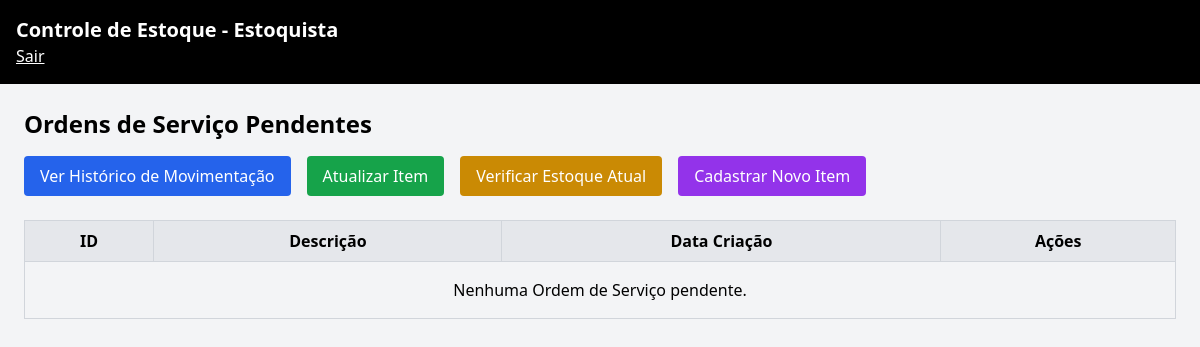
Before: /estoquista/dashboard (signed in) with the older database file.
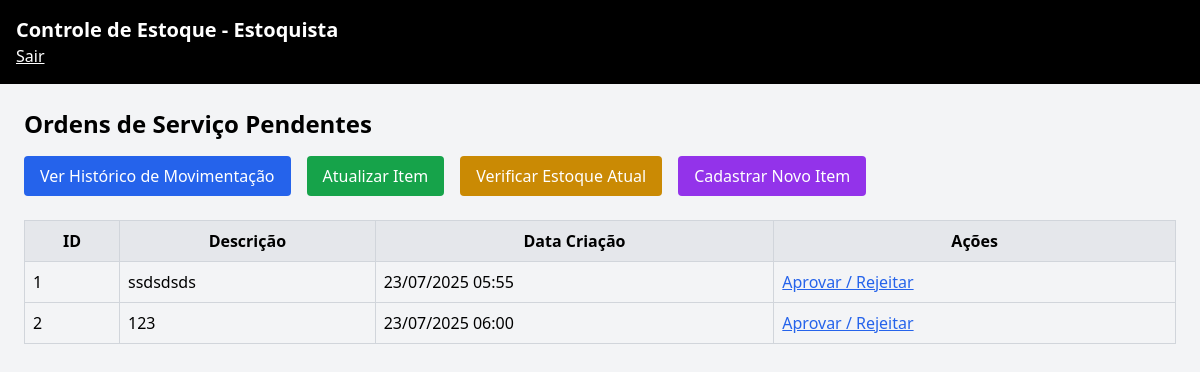
After: the same page with the newer database file.
### models/os.py (models this page shows, shortened)
class OrdemServico(db.Model):
    __tablename__ = 'ordens_servico'
    id = db.Column(db.Integer, primary_key=True)
    data_criacao = db.Column(db.DateTime, default=datetime.utcnow)
    status = db.Column(db.String(30), default='AGUARDANDO CONFIRMAÇÃO DO ESTOQUE')
    descricao = db.Column(db.Text, nullable=False)
    local_servico = db.Column(db.String(150), nullable=False)
    central_cliente = db.Column(db.String(150), nullable=False)
    nome_cliente = db.Column(db.String(150), nullable=False)
    operador_id = db.Column(db.Integer, db.ForeignKey('usuarios.id'), nullable=False)
    tecnico_id = db.Column(db.Integer, db.ForeignKey('usuarios.id'), nullable=True)
    estoquista_id = db.Column(db.Integer, db.ForeignKey('usuarios.id'), nullable=True)
    data_finalizacao = db.Column(db.DateTime, nullable=True)

### routes/estoquista.py (the view)
@estoquista_bp.route('/dashboard')
@login_required
def dashboard():
    if current_user.role != 'estoquista':
        return redirect(url_for('auth.logout'))
    ordens_pendentes = OrdemServico.query.filter_by(status='AGUARDANDO CONFIRMAÇÃO DO ESTOQUE').all()
    return render_template('estoquista/dashboard.html', ordens=ordens_pendentes)

### routes/auth.py (called while the page is built)
@login_manager.user_loader
def load_user(user_id):
    return Usuario.query.get(int(user_id))

### templates/estoquista/dashboard.html (shortened to what this page needs)
{% extends 'base.html' %}
{% block content %}
<h2 class="text-2xl font-bold mb-4">Ordens de Serviço Pendentes</h2>
<div class="mb-6 flex gap-4">
    <a href="{{ url_for('estoquista.movimentacoes') }}"
       class="bg-blue-600 text-white px-4 py-2 rounded hover:bg-blue-700 transition">
       Ver Histórico de Movimentação
    </a>
    <a href="{{ url_for('estoquista.entrada_estoque') }}"
       class="bg-green-600 text-white px-4 py-2 rounded hover:bg-green-700 transition">
       Atualizar Item
    </a>
    <a href="{{ url_for('estoquista.estoque_disponivel') }}"
       class="bg-yellow-600 text-white px-4 py-2 rounded hover:bg-yellow-700 transition">
       Verificar Estoque Atual
    </a>
     <a href="{{ url_for('estoquista.cadastrar_item') }}"
       class="bg-purple-600 text-white px-4 py-2 rounded hover:bg-purple-700 transition">
       Cadastrar Novo Item
    </a>
</div>
<table class="w-full table-auto border-collapse border border-gray-300">
    <thead>
        <tr class="bg-gray-200">
            <th class="border border-gray-300 p-2">ID</th>
            <th class="border border-gray-300 p-2">Descrição</th>
            <th class="border border-gray-300 p-2">Data Criação</th>
            <th class="border border-gray-300 p-2">Ações</th>
        </tr>
    </thead>
    <tbody>
        {% for os in ordens %}
        <tr>
            <td class="border border-gray-300 p-2">{{ os.id }}</td>
            <td class="border border-gray-300 p-2">{{ os.descricao }}</td>
            <td class="border border-gray-300 p-2">{{ os.data_criacao.strftime('%d/%m/%Y %H:%M') }}</td>
            <td class="border border-gray-300 p-2">
                <a href="{{ url_for('estoquista.aprovar_os', os_id=os.id) }}" class="text-blue-600 underline">Aprovar / Rejeitar</a>
            </td>
        </tr>
        {% else %}
        <tr>
            <td colspan="4" class="p-4 text-center">Nenhuma Ordem de Serviço pendente.</td>
        </tr>
        {% endfor %}
    </tbody>
</table>
{% endblock %}

Changed rows visible on the page:
added OrdemServico: id "1", descricao "ssdsdsds", data_criacao "23/07/2025 05:55"
added OrdemServico: id "2", descricao "123", data_criacao "23/07/2025 06:00"
Other visible differences:
text no longer shown: "Nenhuma Ordem de Serviço pendente."
